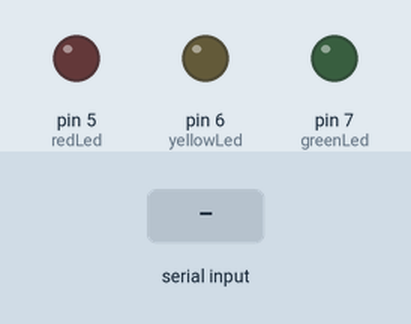
A sketch run on a simulated Arduino Uno, built with avr-gcc and run on an emulated ATmega328P. Shown: output pins drawn as LEDs (lit = HIGH). Inputs (shaded band) come from the test bench.

Above: at 1.2 s.
1.3 s: "red" received over Serial
At 3.5 s:
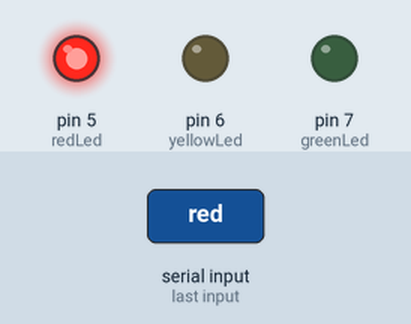
3.8 s: "yellow" received over Serial
At 5.6 s:
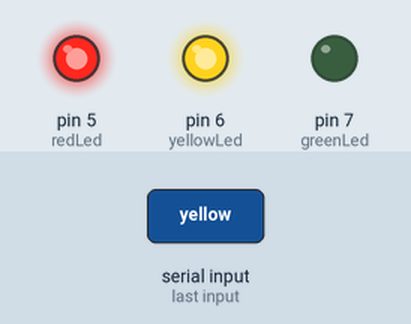
6.3 s: "green" received over Serial
At 8.5 s:
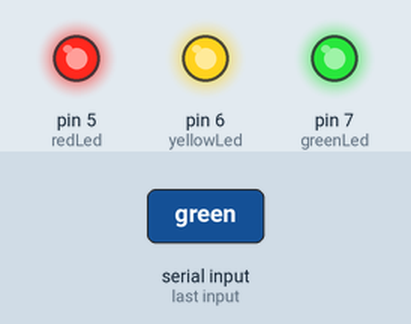
8.8 s: "1" received over Serial
At 10.4 s:
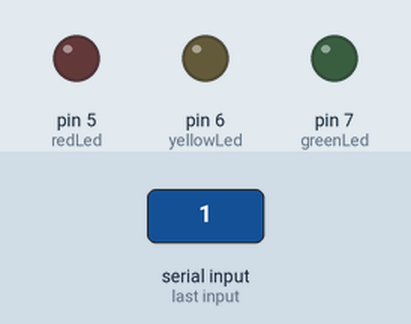
11.3 s: "yellow" received over Serial
At 13.5 s:
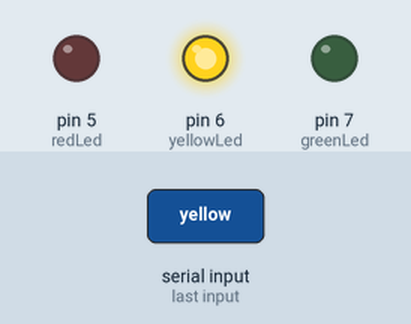
13.8 s: "0" received over Serial
At 15.5 s:
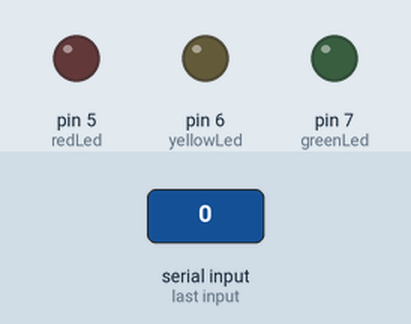
Timing chart, 0 to 17.0 s (numbered marks = the images above; inputs shaded):
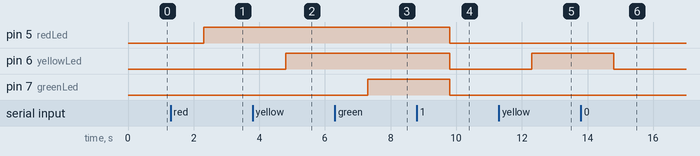

The sketch:

sketch_jan12d.ino
```cpp
int redLed = 5;
int yellowLed = 6;
int greenLed = 7;


void setup() {
  // put your setup code here, to run once:
  Serial.begin(9600);
  pinMode(redLed, OUTPUT);
  pinMode(yellowLed, OUTPUT);
  pinMode(greenLed, OUTPUT);
}

void loop() {
  // read text from Serial:
  while (Serial.available() == 0) {}
  String command = Serial.readString();
  command.trim();

  // do actions according to text:
  if (command == "red"){
    digitalWrite(redLed, HIGH);
  }
  else if (command == "yellow"){
    digitalWrite(yellowLed, HIGH);
  }
  else if (command == "green"){
    digitalWrite(greenLed, HIGH);
  }
  else {
    digitalWrite(redLed, LOW);
    digitalWrite(yellowLed, LOW);
    digitalWrite(greenLed, LOW);
  }

}
```

Measured:
- after the input at 1.3 s, pin 5 (redLed): LOW → HIGH after 1.0 s
- after the input at 3.8 s, pin 6 (yellowLed): LOW → HIGH after 1.0 s
- after the input at 6.3 s, pin 7 (greenLed): LOW → HIGH after 1.0 s
- after the input at 8.8 s, pin 5 (redLed), pin 6 (yellowLed), pin 7 (greenLed): HIGH → LOW after 1.0 s
- after the input at 11.3 s, pin 6 (yellowLed): LOW → HIGH after 1.0 s
- after the input at 13.8 s, pin 6 (yellowLed): HIGH → LOW after 1.0 s
